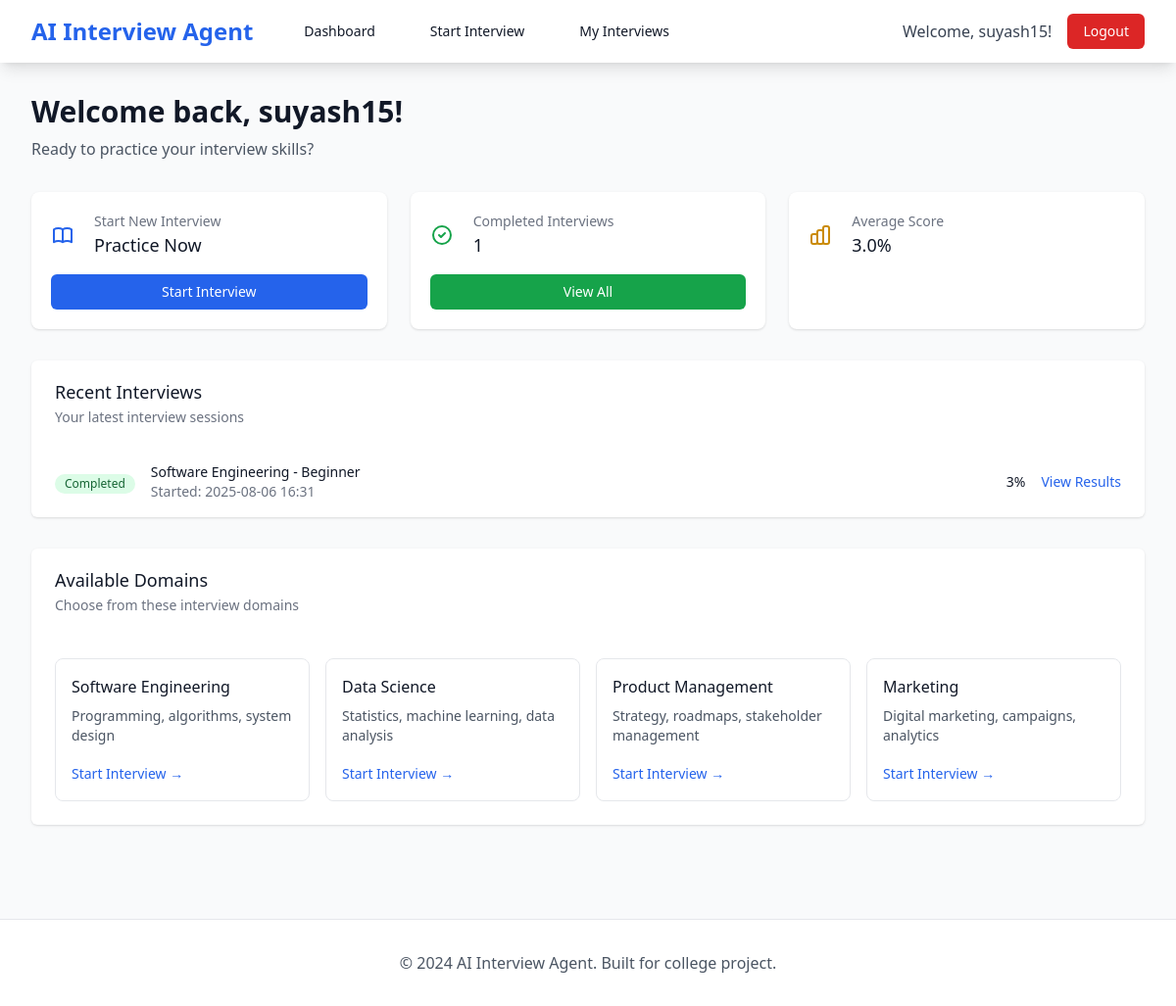
The page /dashboard (signed in) on the database as committed earlier.
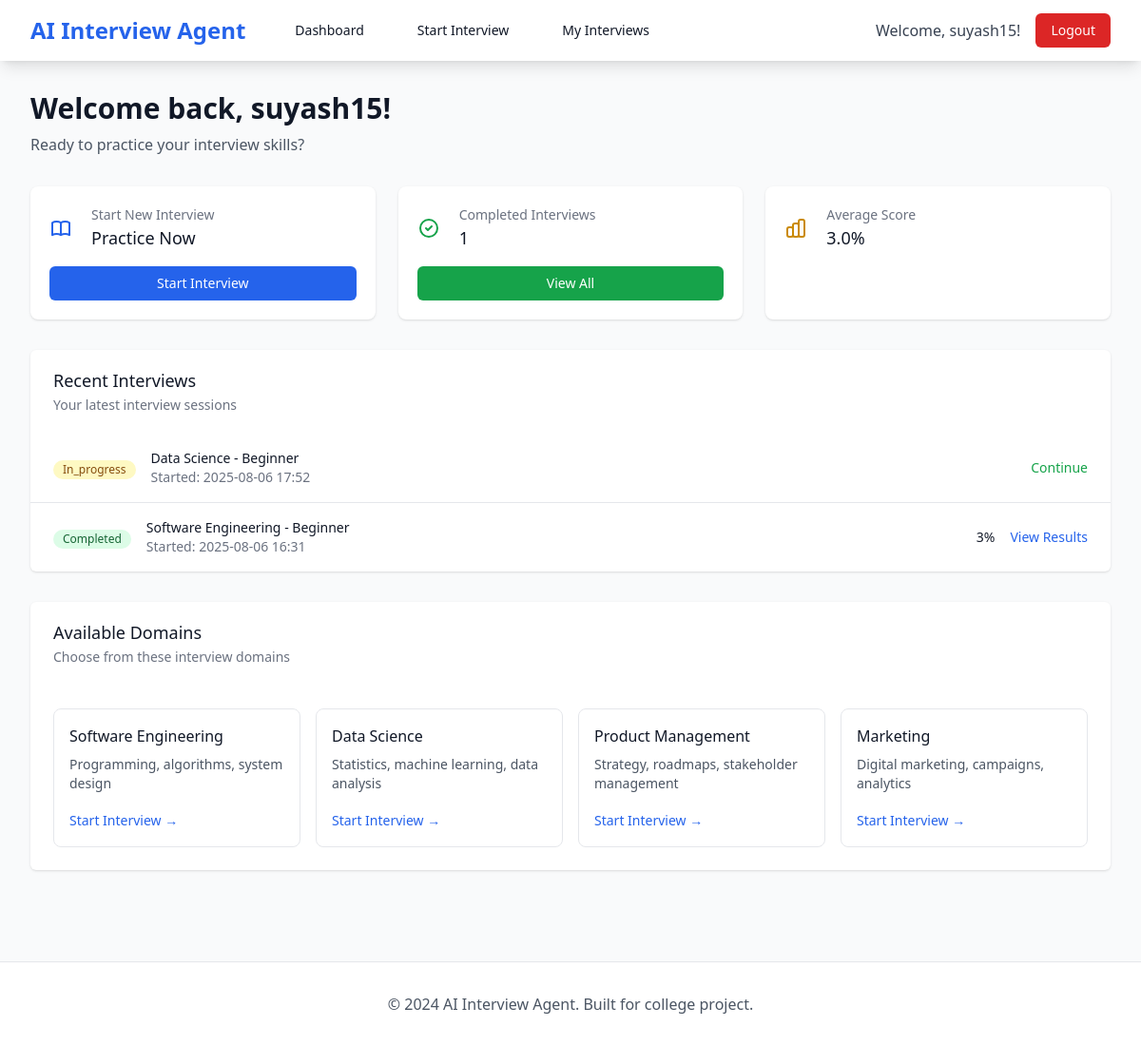
The same page on the database as committed later.
### database.py (models this page shows)
class User(UserMixin, db.Model):
    __tablename__ = 'users'
    id = db.Column(db.Integer, primary_key=True)
    email = db.Column(db.String(255), unique=True, nullable=False, index=True)
    username = db.Column(db.String(100), unique=True, nullable=False, index=True)
    password_hash = db.Column(db.String(255), nullable=False)
    full_name = db.Column(db.String(255), nullable=True)
    age = db.Column(db.Integer, nullable=True)
    gender = db.Column(db.String(20), nullable=True)
    is_active = db.Column(db.Boolean, default=True)
    created_at = db.Column(db.DateTime, default=datetime.utcnow)
    updated_at = db.Column(db.DateTime, default=datetime.utcnow, onupdate=datetime.utcnow)
    interviews = db.relationship('Interview', backref='user', lazy=True)

class Interview(db.Model):
    __tablename__ = 'interviews'
    id = db.Column(db.Integer, primary_key=True)
    user_id = db.Column(db.Integer, db.ForeignKey('users.id'), nullable=False)
    domain_id = db.Column(db.Integer, db.ForeignKey('domains.id'), nullable=False)
    difficulty_level = db.Column(db.String(20), nullable=False)
    duration_minutes = db.Column(db.Integer, default=30)
    status = db.Column(db.String(20), default='in_progress')  # in_progress, completed, cancelled
    overall_score = db.Column(db.Integer, nullable=True)  # 0-100
    feedback = db.Column(db.Text, nullable=True)
    started_at = db.Column(db.DateTime, default=datetime.utcnow)
    completed_at = db.Column(db.DateTime, nullable=True)
    answers = db.relationship('Answer', backref='interview', lazy=True)

class Domain(db.Model):
    __tablename__ = 'domains'
    id = db.Column(db.Integer, primary_key=True)
    name = db.Column(db.String(100), unique=True, nullable=False)
    description = db.Column(db.Text, nullable=True)
    created_at = db.Column(db.DateTime, default=datetime.utcnow)
    questions = db.relationship('Question', backref='domain', lazy=True)
    interviews = db.relationship('Interview', backref='domain', lazy=True)

### app.py (the view)
@app.route('/dashboard')
@login_required
def dashboard():
    recent_interviews = Interview.query.filter_by(user_id=current_user.id).order_by(Interview.started_at.desc()).limit(5).all()
    domains = interview_service.get_domains()
    return render_template('dashboard.html',
                         recent_interviews=recent_interviews,
                         domains=domains)

### auth.py (called while the page is built)
@login_manager.user_loader
def load_user(user_id):
    return User.query.get(int(user_id))

### interview.py (called while the page is built)
    def get_domains(self):
        return Domain.query.all()

### templates/dashboard.html (shortened to what this page needs)
{% extends "base.html" %}
{% block content %}
<div class="max-w-7xl mx-auto px-4 sm:px-6 lg:px-8 py-8">
    <div class="mb-8">
        <h1 class="text-3xl font-bold text-gray-900">Welcome back, {{ current_user.username }}!</h1>
        <p class="text-gray-600 mt-2">Ready to practice your interview skills?</p>
    </div>
    <div class="grid grid-cols-1 md:grid-cols-3 gap-6 mb-8">
        <div class="bg-white overflow-hidden shadow rounded-lg">
            <div class="p-5">
                <div class="flex items-center">
                    <div class="flex-shrink-0">
                    </div>
                    <div class="ml-5 w-0 flex-1">
                        <dl>
                            <dt class="text-sm font-medium text-gray-500 truncate">Start New Interview</dt>
                            <dd class="text-lg font-medium text-gray-900">Practice Now</dd>
                        </dl>
                    </div>
                </div>
                <div class="mt-4">
                    <a href="{{ url_for('start_interview') }}" class="bg-blue-600 hover:bg-blue-700 text-white px-4 py-2 rounded-md text-sm font-medium w-full inline-block text-center">
                        Start Interview
                    </a>
                </div>
            </div>
        </div>
        <div class="bg-white overflow-hidden shadow rounded-lg">
            <div class="p-5">
                <div class="flex items-center">
                    <div class="flex-shrink-0">
                        <svg class="h-6 w-6 text-green-600" fill="none" stroke="currentColor" viewBox="0 0 24 24">
                            <path stroke-linecap="round" stroke-linejoin="round" stroke-width="2" d="M9 12l2 2 4-4m6 2a9 9 0 11-18 0 9 9 0 0118 0z"/>
                        </svg>
                    </div>
                    <div class="ml-5 w-0 flex-1">
                        <dl>
                            <dt class="text-sm font-medium text-gray-500 truncate">Completed Interviews</dt>
                            <dd class="text-lg font-medium text-gray-900">{{ recent_interviews|selectattr('status', 'equalto', 'completed')|list|length }}</dd>
                        </dl>
                    </div>
                </div>
                <div class="mt-4">
                    <a href="{{ url_for('my_interviews') }}" class="bg-green-600 hover:bg-green-700 text-white px-4 py-2 rounded-md text-sm font-medium w-full inline-block text-center">
                        View All
                    </a>
                </div>
            </div>
        </div>
        <div class="bg-white overflow-hidden shadow rounded-lg">
            <div class="p-5">
                <div class="flex items-center">
                    <div class="flex-shrink-0">
                    </div>
                    <div class="ml-5 w-0 flex-1">
                        <dl>
                            <dt class="text-sm font-medium text-gray-500 truncate">Average Score</dt>
                            <dd class="text-lg font-medium text-gray-900">
                                {% set completed_interviews = recent_interviews|selectattr('status', 'equalto', 'completed')|list %}
                                {% if completed_interviews %}
                                    {{ "%.1f"|format(completed_interviews|map(attribute='overall_score')|sum / completed_interviews|length) }}%
                                {% else %}
                                    N/A
                                {% endif %}
                            </dd>
                        </dl>
                    </div>
                </div>
            </div>
        </div>
    </div>
    <div class="bg-white shadow overflow-hidden sm:rounded-md mb-8">
        <div class="px-4 py-5 sm:px-6">
            <h3 class="text-lg leading-6 font-medium text-gray-900">Recent Interviews</h3>
            <p class="mt-1 max-w-2xl text-sm text-gray-500">Your latest interview sessions</p>
        </div>
        {% if recent_interviews %}
            <ul class="divide-y divide-gray-200">
                {% for interview in recent_interviews %}
                <li>
                    <div class="px-4 py-4 sm:px-6">
                        <div class="flex items-center justify-between">
                            <div class="flex items-center">
                                <div class="flex-shrink-0">
                                    <span class="inline-flex items-center px-2.5 py-0.5 rounded-full text-xs font-medium
                                        {% if interview.status == 'completed' %}bg-green-100 text-green-800{% elif interview.status == 'in_progress' %}bg-yellow-100 text-yellow-800{% else %}bg-gray-100 text-gray-800{% endif %}">
                                        {{ interview.status|title }}
                                    </span>
                                </div>
                                <div class="ml-4">
                                    <div class="text-sm font-medium text-gray-900">
                                        {{ interview.domain.name }} - {{ interview.difficulty_level|title }}
                                    </div>
                                    <div class="text-sm text-gray-500">
                                        Started: {{ interview.started_at.strftime('%Y-%m-%d %H:%M') }}
                                    </div>
                                </div>
                            </div>
                            <div class="flex items-center space-x-4">
                                {% if interview.overall_score %}
                                    <span class="text-sm font-medium text-gray-900">{{ interview.overall_score }}%</span>
                                {% endif %}
                                {% if interview.status == 'completed' %}
                                    <a href="{{ url_for('results_page', interview_id=interview.id) }}"
                                       class="text-blue-600 hover:text-blue-900 text-sm font-medium">
                                        View Results
                                    </a>
                                {% elif interview.status == 'in_progress' %}
                                    <a href="{{ url_for('interview_page', interview_id=interview.id) }}"
                                       class="text-green-600 hover:text-green-900 text-sm font-medium">
                                        Continue
                                    </a>
                                {% endif %}
                            </div>
                        </div>
                    </div>
                </li>
                {% endfor %}
            </ul>
        {% endif %}
    </div>
    <div class="bg-white shadow overflow-hidden sm:rounded-md">
        <div class="px-4 py-5 sm:px-6">
            <h3 class="text-lg leading-6 font-medium text-gray-900">Available Domains</h3>
            <p class="mt-1 max-w-2xl text-sm text-gray-500">Choose from these interview domains</p>
        </div>
        <div class="grid grid-cols-1 md:grid-cols-2 lg:grid-cols-4 gap-4 p-6">
            {% for domain in domains %}
                <div class="border border-gray-200 rounded-lg p-4 hover:shadow-md transition-shadow">
                    <h4 class="font-medium text-gray-900 mb-2">{{ domain.name }}</h4>
                    <p class="text-sm text-gray-600 mb-4">{{ domain.description }}</p>
                    <a href="{{ url_for('start_interview') }}?domain={{ domain.id }}"
                       class="text-blue-600 hover:text-blue-900 text-sm font-medium">
                        Start Interview →
                    </a>
                </div>
            {% endfor %}
        </div>
    </div>
</div>
{% endblock %}

### templates/base.html (shortened to what this page needs)
<!DOCTYPE html>
<html lang="en">
<head>
    <script src="https://cdn.tailwindcss.com"></script>
    <link rel="stylesheet" href="{{ url_for('static', filename='css/style.css') }}">
</head>
<body class="bg-gray-50 min-h-screen">
    <nav class="bg-white shadow-lg">
        <div class="max-w-7xl mx-auto px-4 sm:px-6 lg:px-8">
            <div class="flex justify-between h-16">
                <div class="flex items-center">
                    <a href="{{ url_for('index') }}" class="flex-shrink-0">
                        <h1 class="text-2xl font-bold text-blue-600">AI Interview Agent</h1>
                    </a>
                    {% if current_user.is_authenticated %}
                    <div class="hidden md:ml-10 md:flex md:space-x-8">
                        <a href="{{ url_for('dashboard') }}" class="text-gray-900 hover:text-blue-600 px-3 py-2 rounded-md text-sm font-medium">
                            Dashboard
                        </a>
                        <a href="{{ url_for('start_interview') }}" class="text-gray-900 hover:text-blue-600 px-3 py-2 rounded-md text-sm font-medium">
                            Start Interview
                        </a>
                        <a href="{{ url_for('my_interviews') }}" class="text-gray-900 hover:text-blue-600 px-3 py-2 rounded-md text-sm font-medium">
                            My Interviews
                        </a>
                    </div>
                    {% endif %}
                </div>
                <div class="flex items-center space-x-4">
                    {% if current_user.is_authenticated %}
                        <span class="text-gray-700">Welcome, {{ current_user.username }}!</span>
                        <a href="{{ url_for('logout') }}" class="bg-red-600 hover:bg-red-700 text-white px-4 py-2 rounded-md text-sm font-medium">
                            Logout
                        </a>
                    {% endif %}
                </div>
            </div>
        </div>
    </nav>
    <main class="flex-1">
        {% block content %}{% endblock %}
    </main>
    <footer class="bg-white border-t mt-16">
        <div class="max-w-7xl mx-auto px-4 sm:px-6 lg:px-8 py-8">
            <p class="text-center text-gray-600">&copy; 2024 AI Interview Agent. Built for college project.</p>
        </div>
    </footer>
</body>
</html>

Rows that differ between the two databases and show on the page:
added Interview: status "In_progress", domain.name "Data Science", difficulty_level "Beginner", started_at "2025-08-06 17:52"
